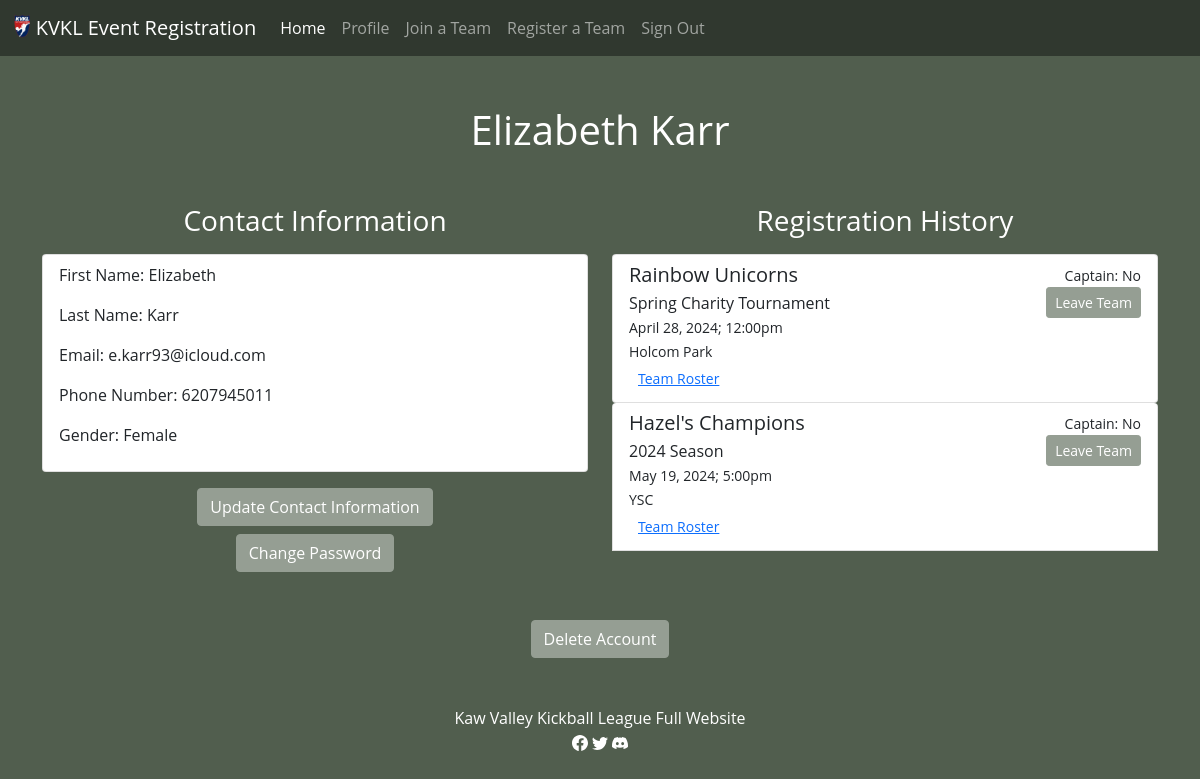
The page /user/profile (signed in) on the database as committed earlier.
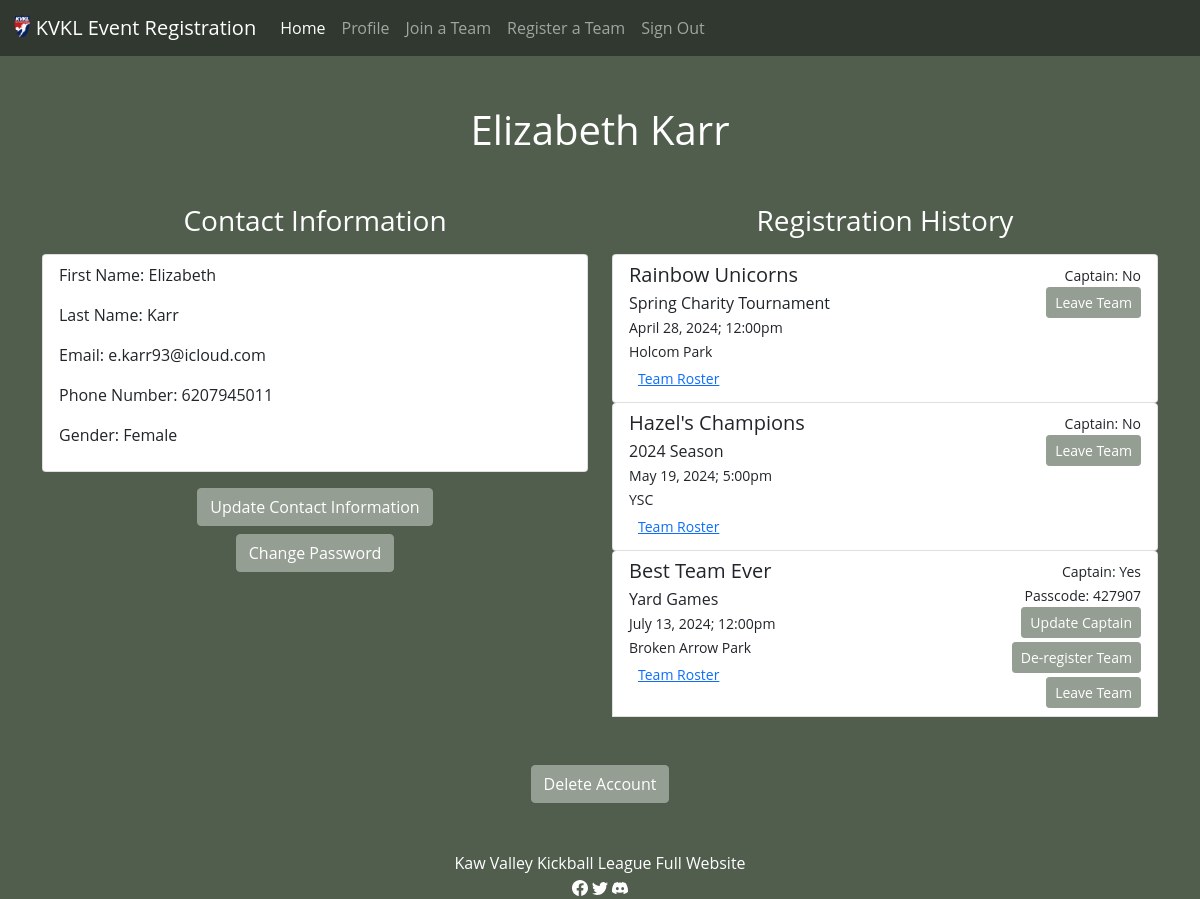
The same page on the database as committed later.
### app/models/account.py (models this page shows, shortened)
class Account(db.Model):
    __tablename__ = 'accounts'
    __table_args__ = {'extend_existing': True}
    id = Column(Integer, primary_key=True, autoincrement=True, unique=True)
    email = Column(String, unique=True, nullable=False)
    first_name = Column(String, nullable=False)
    last_name = Column(String, nullable=False)
    phone_number = Column(Integer, nullable=False)
    password_hash = Column(String, nullable=False)
    gender = Column(String, nullable=False)
    @classmethod
    def get_user_by_id(cls, session, user_id):
        return session.get(cls, user_id)
    def get_registration_history(self, session):
        from .event import Event
        from .player import Player
        from .team import Team
        raw_history = (session.query(Event.event_name,
                                Event.month,
                                Event.day,
                                Event.year,
                                Event.time,
                                Event.location,
                                Team.team_name,
                                Team.passcode,
                                Player.captain,
                                Team.id
                            )
                            .join(Team, Team.event_id == Event.id)
                            .join(Player, Player.team_id == Team.id)
                            .filter(Player.player_id == self.id)
                            .all())
        history = []
        for event_name, month, day, year, time, location, team_name, passcode, captain, team_id in raw_history:
            try:
                team_instance = Team.query.get(team_id)
                team_instance.players = team_instance.get_roster(session)
                history.append((event_name, month, day, year, time, location, team_name, passcode, captain, team_id, team_instance.players))
            except Exception as e:
                print(f"Error getting roster for team {team_id}: {e}")
        return history

### app/models/player.py (models this page shows, shortened)
class Player(db.Model):
    __tablename__ = 'registered_players'
    __table_args__ = {'extend_existing': True}
    id = Column(Integer, primary_key=True, autoincrement=True)
    captain = Column(String, nullable=False)
    player_id = Column(Integer, ForeignKey('accounts.id', ondelete='CASCADE'), nullable=False)
    team_id = Column(Integer, ForeignKey('teams.id', ondelete='CASCADE'), nullable=False)
    event_id = Column(Integer, ForeignKey('events.id', ondelete='CASCADE'), nullable=False)

### app/models/team.py (models this page shows)
class Team(db.Model):
    __tablename__ = 'teams'
    __table_args__ = {'extend_existing': True}
    id = Column(Integer, primary_key=True, autoincrement=True)
    team_name = Column(String, nullable=False)
    sponsor = Column(String, nullable=True)
    event_id = Column(Integer, ForeignKey('events.id', ondelete='CASCADE'), nullable=False)
    passcode = Column(Integer, nullable=False)
    event = relationship('Event', back_populates='teams')
    def get_roster(self, session):
        from .account import Account
        from .player import Player
        roster = (
            session.query(Account.first_name, Account.last_name, Player.player_id, Player.captain)
            .join(Player, Player.player_id == Account.id)
            .filter(Player.team_id == self.id)
            .all()
        )
        return roster

### app/models/event.py (models this page shows, shortened)
class Event(db.Model):
    __tablename__ = 'events'
    __table_args__ = {'extend_existing': True}
    id = Column(Integer, primary_key=True, autoincrement=True)
    event_name = Column(String, nullable=False)
    month = Column(String, nullable=False)
    day = Column(Integer, nullable=False)
    year = Column(String, nullable=False)
    time = Column(String, nullable=False)
    location = Column(String, nullable=False)
    number_teams = Column(Integer, nullable=False)
    spots_available = Column(Integer, nullable=False)
    teams = relationship('Team', back_populates='event')

### app/user/routes.py (the view)
@bp.route("/profile", methods=("GET", "POST"))
@login_required
def profile():
    user = g.user
    history = None
    error = None
    try:
        history = user.get_registration_history(db.session)
    except Exception as e:
            print(f"Error: {e}")
            error = "An error occured while getting registration history"
            db.session.rollback()
    if error:
        flash(error, 'error')
    return render_template("user/profile.html", user=user, history=history)

### app/auth/routes.py (called while the page is built)
@bp.before_app_request
def load_logged_in_user():
    user_id = session.get('user_id')
    if user_id is None:
        g.user = None
    else:
        g.user = Account.get_user_by_id(db.session, user_id)

def login_required(view):
    @functools.wraps(view)
    def decorated_function(*args, **kwargs):
        if g.user is None:
            return redirect(url_for('auth.login'))
        return view(*args, **kwargs)
    return decorated_function

### app/templates/user/profile.html (shortened to what this page needs)
{% extends "layout.html" %} {% block title %} Profile {% endblock %} {% block
main %}
<h1 class="page-title">{{ user.first_name }} {{ user.last_name }}</h1>
<div class="container mb-5">
  <div class="row">
    <div class="col">
      <h3 class="text-center mb-3">Contact Information</h3>
      <div class="list-group list-group-item mb-3">
        <p>First Name: {{ user.first_name }}</p>
        <p>Last Name: {{ user.last_name }}</p>
        <p>Email: {{ user.email }}</p>
        <p>Phone Number: {{ user.phone_number }}</p>
        <p>Gender: {{ user.gender }}</p>
      </div>
      <div class="d-grid gap-2 col-6 mx-auto text-center">
        <a href="{{ url_for('user.update') }}"
          ><button class="btn btn-kvkl" type="button">
            Update Contact Information
          </button></a
        >
        <a href="{{ url_for('user.password') }}"
          ><button class="btn btn-kvkl" type="button">
            Change Password
          </button></a
        >
      </div>
    </div>
    <div class="col">
      <h3 class="text-center mb-3">Registration History</h3>
      {% if history %} {% for event_name, month, day, year, time, location,
      team_name, passcode, captain, team_id, players in history %}
      <div class="list-group list-group-item container">
        <div class="row">
          <div class="col">
            <h5 class="mb-1">{{ team_name }}</h5>
            <div>{{ event_name }}</div>
            <small class="mb-1"
              >{{ month }} {{ day }}, {{ year }}; {{ time }}</small
            >
            <div><small>{{ location }}</small></div>
            <div>
              <button
                type="button"
                class="btn btn-link btn-sm"
                data-bs-toggle="modal"
                data-bs-target="#teamRosterModal{{team_id}}"
              >
                Team Roster
              </button>
            </div>
          </div>
          <div class="col text-end">
            <small>Captain: {{ captain }}</small>
            {% if captain == "Yes" %}
            <div>
              <small>Passcode: {{ passcode }}</small>
            </div>
            <div>
              <button
                type="button"
                class="btn btn-kvkl mb-1 btn-sm"
                data-bs-toggle="modal"
                data-bs-target="#captainModal{{team_id}}"
              >
                Update Captain
              </button>
              <button
                type="button"
                class="btn btn-kvkl mb-1 btn-sm"
                data-bs-toggle="modal"
                data-bs-target="#deregisterModal{{team_id}}"
              >
                De-register Team
              </button>
            </div>
            {% endif %}
            <div>
              <button
                type="button"
                class="btn btn-kvkl btn-sm"
                data-bs-toggle="modal"
                data-bs-target="#leaveModal{{team_id}}"
              >
                Leave Team
              </button>
            </div>
          </div>
        </div>
      </div>
      {% endfor %} {% endif %}
    </div>
  </div>
</div>
<div class="text-center">
  <button
    class="btn btn-kvkl"
    type="button"
    data-bs-toggle="modal"
    data-bs-target="#deleteAccountModal"
  >
    Delete Account
  </button>
</div>
{% endblock %}

### app/templates/layout.html (shortened to what this page needs)
<!DOCTYPE html>
<html lang="en">
  <head>
    <link
      href="https://cdn.jsdelivr.net/npm/bootstrap@5.1.3/dist/css/bootstrap.min.css"
      rel="stylesheet"
    />
    <link href="/static/styles.css" rel="stylesheet" type="text/css" />
  </head>
  <body>
    <nav class="navbar navbar-expand-lg navbar-dark">
      <div class="container-fluid">
        <a class="navbar-brand" href="/"
          ><img
            src="/static/kvkl-logo.gif"
            alt="logo"
            width="auto"
            height="24"
            class="d-inline-block align-text-top"
          />
          KVKL Event Registration</a
        >
        <div class="collapse navbar-collapse" id="navbarNavAltMarkup">
          <div class="navbar-nav">
            <a
              class="nav-link active"
              aria-current="page"
              href="{{ url_for('main.index') }}"
              >Home</a
            >
            {% if session["user_id"] %}
            <a class="nav-link" href="{{ url_for('user.profile') }}">Profile</a>
            <a class="nav-link" href="{{ url_for('teams.player_register') }}"
              >Join a Team</a
            >
            <a class="nav-link" href="{{ url_for('teams.team_register') }}"
              >Register a Team</a
            >
            <a class="nav-link" href="{{ url_for('auth.logout') }}">Sign Out</a>
            {% else %}
            <a class="nav-link" href="{{ url_for('auth.login') }}">Log In</a>
            <a class="nav-link" href="{{ url_for('auth.register') }}"
              >Create an Account</a
            >
            {% endif %}
          </div>
        </div>
      </div>
    </nav>
    <main>
         {% block main %}{% endblock %}
    </main>
    <footer class="text-center text-white mt-5">
      <div>
        <a class="footer" href="https://kawvalleykickball.com"
          >Kaw Valley Kickball League Full Website</a
        >
      </div>
      <a class="footer" href="https://www.facebook.com/KawValleyKickballLeague/"
        ></a>
      <a class="footer" href="https://twitter.com/KVKL"
        ></a>
      <a class="footer" href="https://discord.gg/kqvm6BCvDr"
        ></a>
    </footer>
  </body>
</html>

### app/static/styles.css (style rules this page uses)
body { font-family: Open Sans,Arial,sans-serif; background-color: #515e4e; color: white; }
a.footer { all: unset; }
h1.page-title { text-align: center; margin-top: 50px; margin-bottom: 50px; }
.navbar { background-color: #30382f; }
div.modal-header, div.modal-body, div.collapse { color: black; }
.btn-kvkl { background-color: #959e93; border-color: #959e93; color: white; }

Rows that differ between the two databases and show on the page:
added Player: team_name "Best Team Ever", event_name "Yard Games", month "July", day "13", year "2024", time "12:00pm", location "Broken Arrow Park", captain "Yes", passcode "427907"
